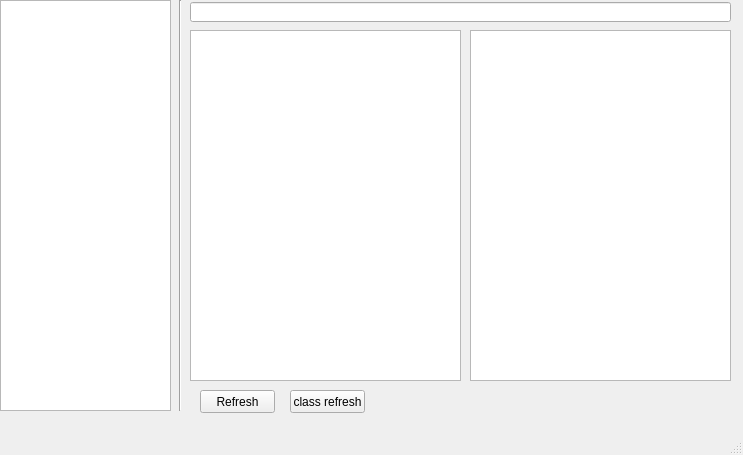
<?xml version="1.0" encoding="UTF-8"?>
<ui version="4.0">
 <class>MainWindow</class>
 <widget class="QMainWindow" name="MainWindow">
  <property name="geometry">
   <rect>
    <x>0</x>
    <y>0</y>
    <width>743</width>
    <height>455</height>
   </rect>
  </property>
  <property name="windowTitle">
   <string>MainWindow</string>
  </property>
  <widget class="QWidget" name="centralWidget">
   <widget class="QPushButton" name="pushButton">
    <property name="geometry">
     <rect>
      <x>200</x>
      <y>390</y>
      <width>75</width>
      <height>23</height>
     </rect>
    </property>
    <property name="text">
     <string>Refresh</string>
    </property>
   </widget>
   <widget class="QListWidget" name="listWidget">
    <property name="geometry">
     <rect>
      <x>0</x>
      <y>0</y>
      <width>171</width>
      <height>411</height>
     </rect>
    </property>
   </widget>
   <widget class="Line" name="line">
    <property name="geometry">
     <rect>
      <x>170</x>
      <y>0</y>
      <width>20</width>
      <height>411</height>
     </rect>
    </property>
    <property name="orientation">
     <enum>Qt::Vertical</enum>
    </property>
   </widget>
   <widget class="QTextEdit" name="textEdit">
    <property name="geometry">
     <rect>
      <x>190</x>
      <y>30</y>
      <width>271</width>
      <height>351</height>
     </rect>
    </property>
   </widget>
   <widget class="QLineEdit" name="lineEdit">
    <property name="geometry">
     <rect>
      <x>190</x>
      <y>2</y>
      <width>541</width>
      <height>20</height>
     </rect>
    </property>
   </widget>
   <widget class="QPushButton" name="pushButton_2">
    <property name="geometry">
     <rect>
      <x>290</x>
      <y>390</y>
      <width>75</width>
      <height>23</height>
     </rect>
    </property>
    <property name="text">
     <string>class refresh</string>
    </property>
   </widget>
   <widget class="QTextEdit" name="textEdit_2">
    <property name="geometry">
     <rect>
      <x>470</x>
      <y>30</y>
      <width>261</width>
      <height>351</height>
     </rect>
    </property>
   </widget>
  </widget>
  <widget class="QMenuBar" name="menuBar">
   <property name="geometry">
    <rect>
     <x>0</x>
     <y>0</y>
     <width>743</width>
     <height>21</height>
    </rect>
   </property>
  </widget>
  <widget class="QStatusBar" name="statusBar"/>
 </widget>
 <layoutdefault spacing="6" margin="11"/>
 <resources/>
 <connections/>
</ui>
